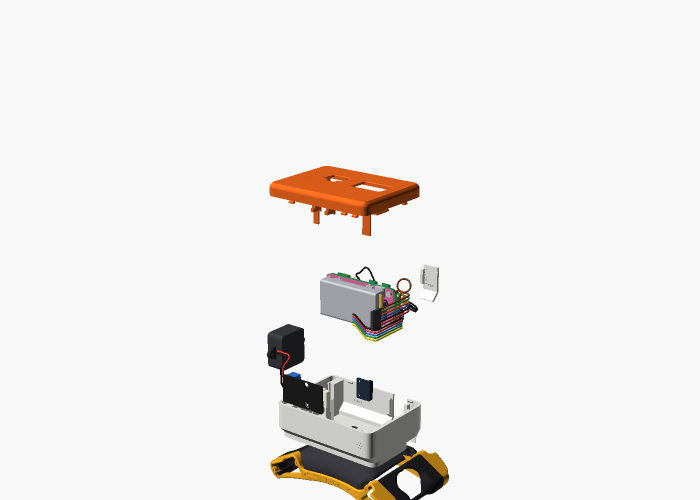
#> input picture blueprints/images/addon-exploded.png, 1400 x 1000 px (shown at 1/2 size)
$ python -i render_blueprints.py   (imports and definitions only)
#> lines starting #> are read from the running program, lines starting #| are printed output that depends on the picture; after the words box and inside, x2 and y2 are one past the last pixel; in counts of white or black regions, pixels touching at a corner belong together
#> further down, picture is the input picture: PIL image 1400x1000 RGB; mean R, G, B 239.5, 237.5, 236
#!/usr/bin/env python3
"""Render our own printed designs (wide shoulders, clip-on paws) to PNG for the build record, with OpenSCAD. Local tool: it needs `openscad` and the STL files, which live in the case project
(G2_CASE_PROJECT, default ~/Desktop/OneFolder/projects/beatlebug/bittlex), not in this repository. Only the PNGs are committed (blueprints/images/, at most 300 KB each).

    python tools/render_blueprints.py              # render every view in VIEWS
    python tools/render_blueprints.py paw-iso      # render one by output name (without .png)

Cameras are OpenSCAD's `--camera=tx,ty,tz,rx,ry,rz,dist` with `--autocenter --viewall`, orthographic.
"""
import os
import subprocess
import sys
import tempfile

from PIL import Image

HERE = os.path.dirname(os.path.abspath(__file__))
ROOT = os.path.dirname(HERE)
OUT = os.path.join(ROOT, "blueprints", "images")
SRC = os.path.expanduser(os.environ.get("G2_CASE_PROJECT", "~/Desktop/OneFolder/projects/beatlebug/bittlex"))
MAX_BYTES = 300 * 1024
ISO, TOP, FRONT, SIDE = "55,0,35,0", "0,0,0,0", "90,0,0,0", "90,0,90,0"

# output name: (STL path inside the case project, camera rotation "rx,ry,rz,0")
VIEWS = {
    "wide-shoulders-iso": ("prototypes/wide_shoulder_ends/wide_shoulder_ends.stl", ISO),
    "wide-shoulders-top": ("prototypes/wide_shoulder_ends/wide_shoulder_ends.stl", TOP),
    "paw-iso": ("prototypes/CLpaw/CLpaw.stl", ISO),
    "paw-side": ("prototypes/CLpaw/CLpaw.stl", SIDE),
    "paw-foot-in-frame": ("prototypes/CLpaw/foot_in_paw_frame.stl", ISO),
}


def tidy(im):
    """Crop to the part with a margin, make the background white and scale to at most 1200 px wide."""
    bg = im.getpixel((0, 0))
#> bg = (248, 248, 248)
    diff = Image.new("L", im.size, 0)
#> diff: PIL image 1400x1000 L; every value is 0
    px, dp = im.load(), diff.load()
    for y in range(im.height):
        for x in range(im.width):
            r, g, b = px[x, y]
            d = abs(r - bg[0]) + abs(g - bg[1]) + abs(b - bg[2])
            dp[x, y] = 255 if d > 24 else 0
    box = diff.getbbox()
#> box = (534, 332, 898, 1000)
    if box:
        m = 24
        box = (max(0, box[0] - m), max(0, box[1] - m), min(im.width, box[2] + m), min(im.height, box[3] + m))
#> box = (510, 308, 922, 1000)
        im, diff = im.crop(box), diff.crop(box)
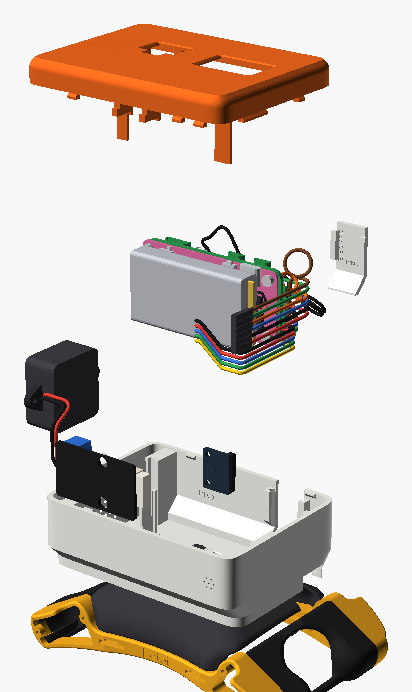
#> im: PIL image 412x692 RGB; mean R, G, B 206.2, 196.4, 188.9
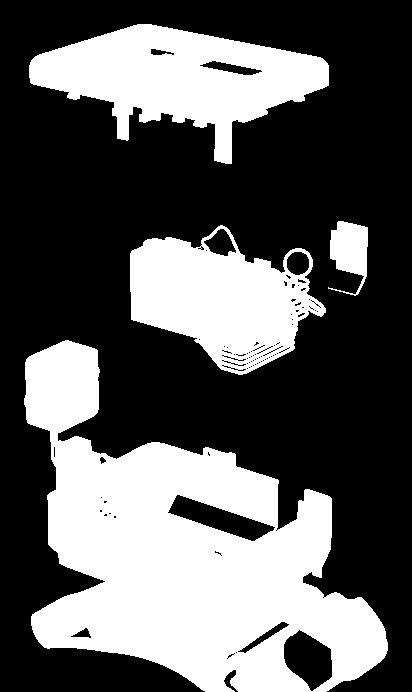
#> diff: PIL image 412x692 L; 36.2% white; 4 white regions, box (x1, y1, x2, y2) and area: (24, 340, 388, 692) 63700, (29, 24, 329, 164) 20750, (130, 225, 326, 375) 17036, (328, 221, 368, 296) 1813
    white = Image.new("RGB", im.size, "white")
#> white: PIL image 412x692 RGB; every value is 255
    im = Image.composite(im, white, diff.point(lambda v: 255 if v else 0))
    if im.width > 1200:
        im = im.resize((1200, int(im.height * 1200 / im.width)), Image.LANCZOS)
    return im


def render(name, stl, cam):
    src = os.path.join(SRC, stl)
    if not os.path.exists(src):
        print("missing", src)
        return False
    with tempfile.TemporaryDirectory() as d:
        scad = os.path.join(d, "v.scad")
        open(scad, "w").write(f'import("{src}");\n')
        raw = os.path.join(d, "v.png")
        rx, ry, rz, _ = cam.split(",")
        subprocess.run(["openscad", "-o", raw, "--imgsize=2400,1800", "--projection=o", f"--camera=0,0,0,{rx},{ry},{rz},0", "--autocenter", "--viewall", "--colorscheme=Metallic", scad],
                       check=True, capture_output=True)
        im = tidy(Image.open(raw).convert("RGB"))
        dst = os.path.join(OUT, name + ".png")
        im.save(dst, optimize=True)
        if os.path.getsize(dst) > MAX_BYTES:
            im.quantize(colors=128).save(dst, optimize=True)
    print(name, os.path.getsize(dst) // 1024, "KB")
    return True


def main(argv):
    os.makedirs(OUT, exist_ok=True)
    todo = {k: v for k, v in VIEWS.items() if not argv or k in argv}
    return 0 if all(render(k, *v) for k, v in todo.items()) else 1


# [2 lines not run here, left out]

>>> from PIL import Image
>>> picture = Image.open('../blueprints/images/addon-exploded.png')
>>> result = tidy(picture)

$ run again, on blueprints/images/addon-open-left.png
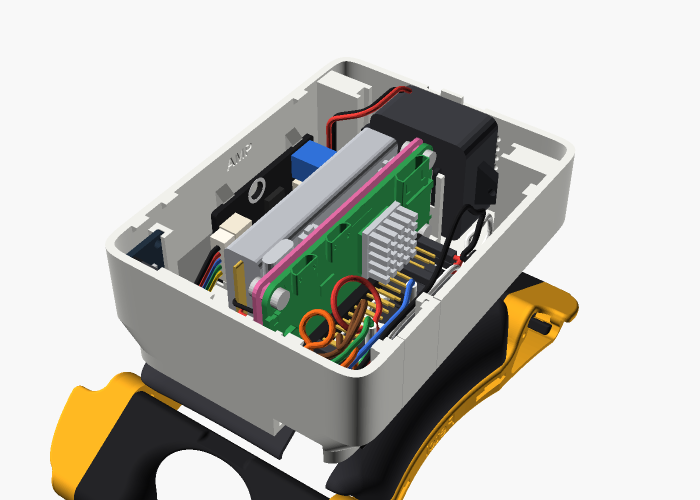
#> input picture blueprints/images/addon-open-left.png, 1400 x 1000 px (shown at 1/2 size)
#> picture is the input picture: PIL image 1400x1000 RGB; mean R, G, B 190.4, 189.3, 183.4
#> bg = (248, 248, 248)
#> in tidy, `box = diff.getbbox()`: box = (100, 114, 1158, 1000)
#> in tidy, `box = (max(0, box[0] - m), max(0, box[1] - m), min(im.width, box[2] + ..`: box = (76, 90, 1182, 1000)
#> in tidy, `im, diff = im.crop(box), diff.crop(box)`:
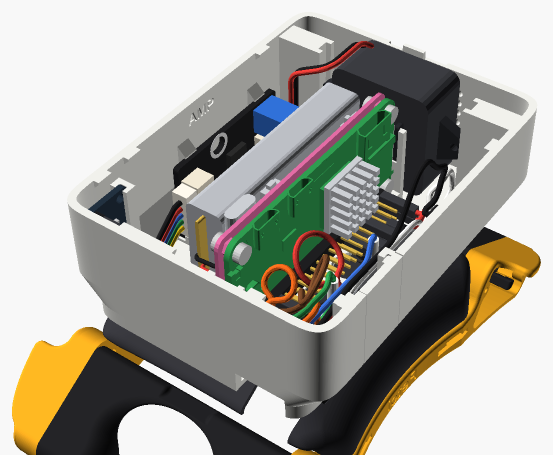
#> im: PIL image 1106x910 RGB (shown at 1/2 size); mean R, G, B 167.9, 166.3, 158.2
#> in tidy, `im, diff = im.crop(box), diff.crop(box)`:
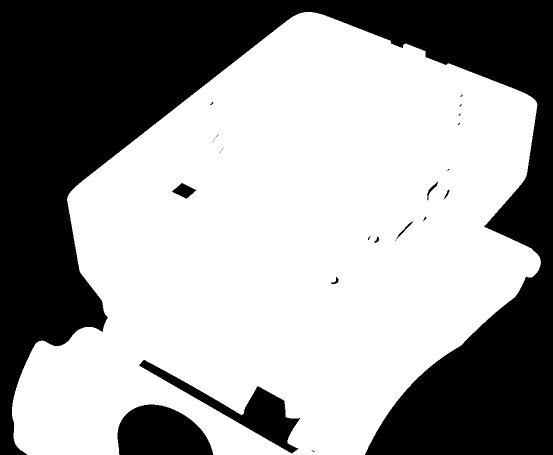
#> diff: PIL image 1106x910 L (shown at 1/2 size); 61.1% white; 29 black regions (19 under 20 px), largest, box (x1, y1, x2, y2) and area: (0, 0, 1106, 910) 362737, (235, 809, 427, 910) 15049, (278, 720, 600, 907) 12053
#> white: PIL image 1106x910 RGB; every value is 255
